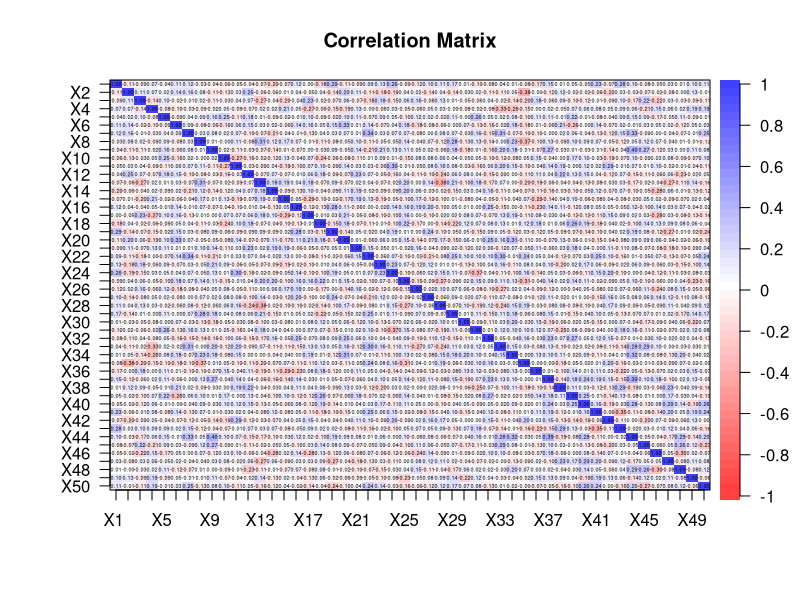
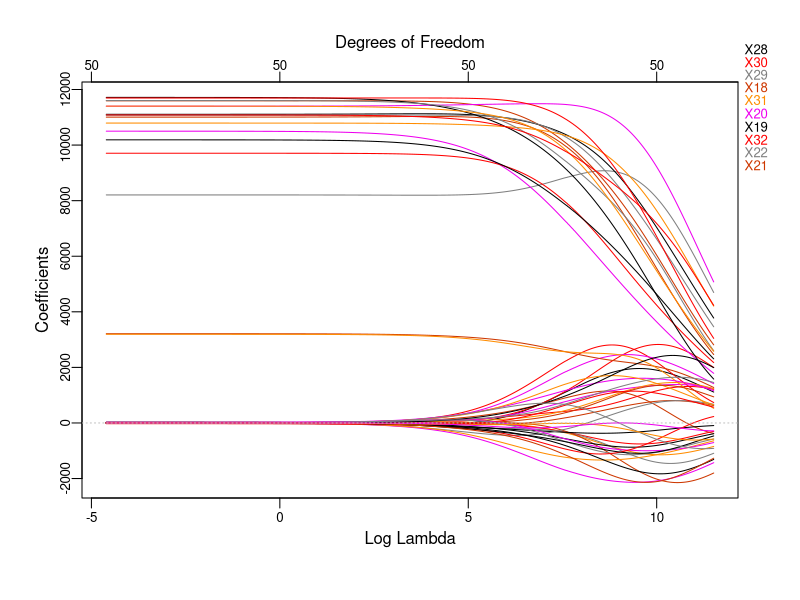
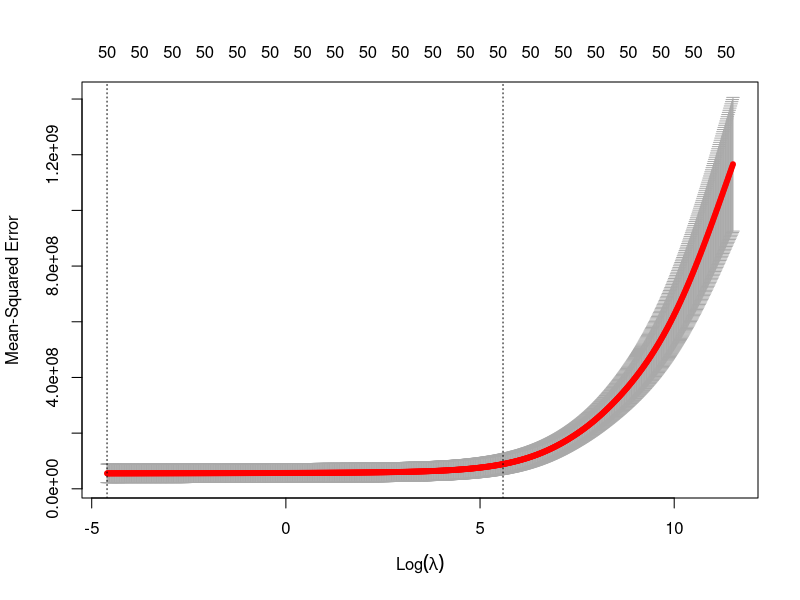
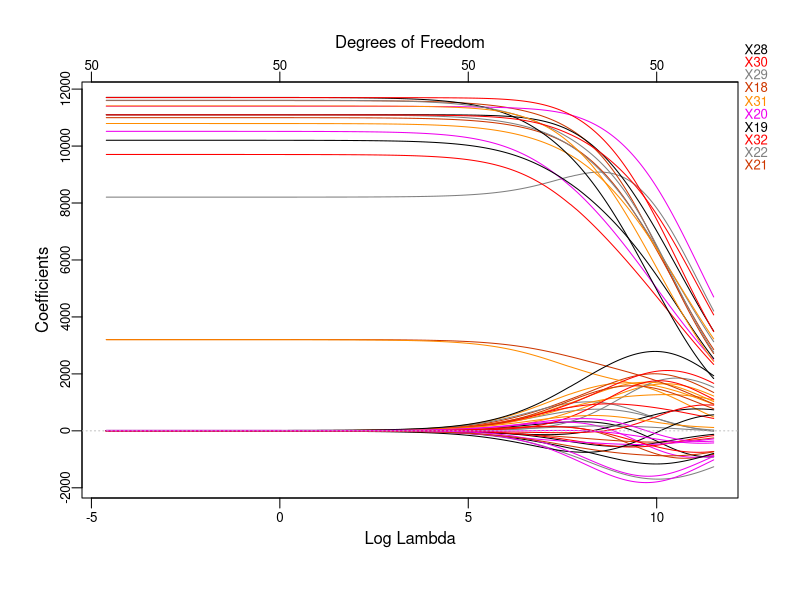
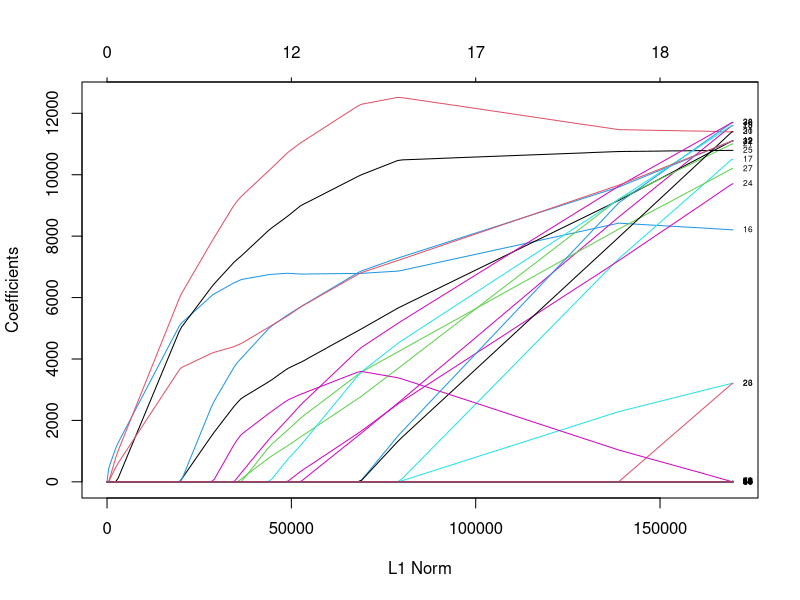
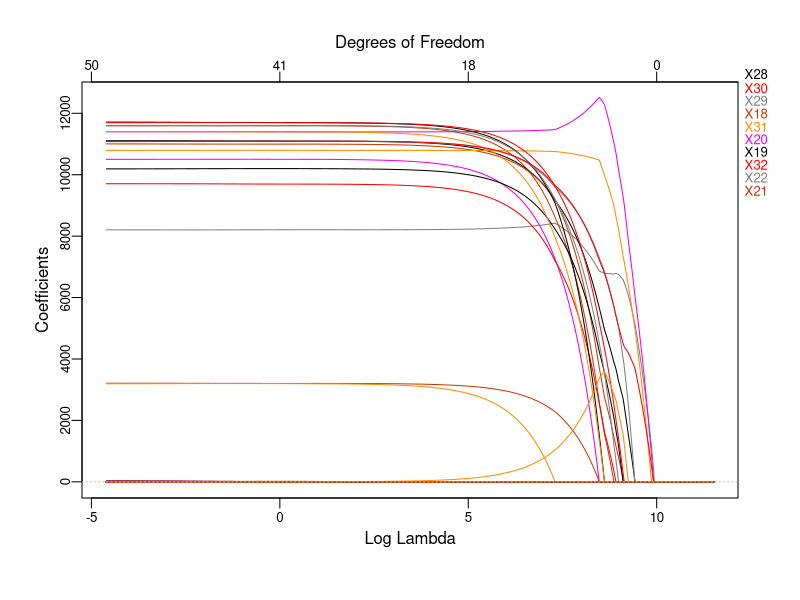
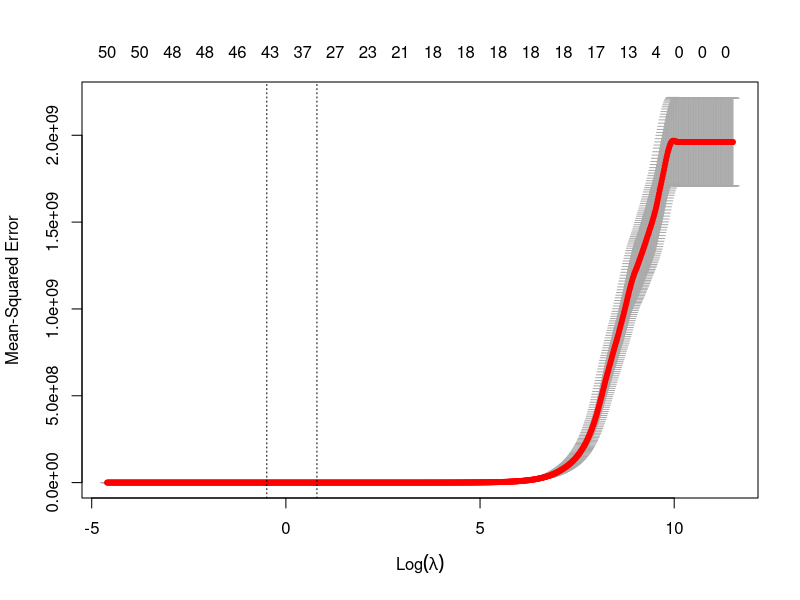
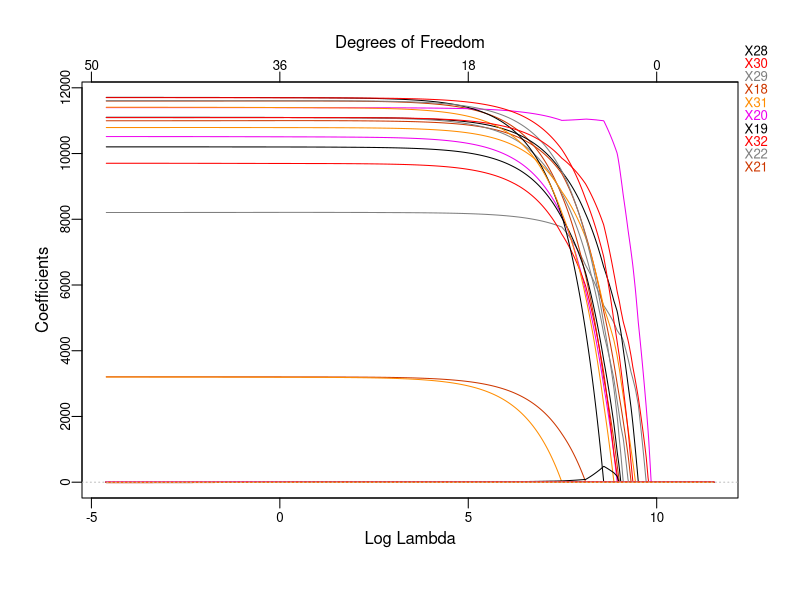

Write the R code that produced these figures, in order.
####################################################
####################### Setup ######################
####################################################
library(glmnet)   # Load the "glmnet" package
library(plotmo)   # Load the "plotmo" package
library(corrplot) # Load the "corrplot" package
library(psych)    # Load the "psych" package
library(leaps)    # Load the "leaps" package for BSS and stepwise
library(car)      # Load the "car" package for Variance Inflation Factor (VIF) calculation

# Load the dataset
data <- read.csv("RegressionDataset_DA_group1.csv", header = T, na.strings = "?")

head(data)
data <- na.omit(data) # Remove rows with missing values

set.seed(2023)        # Use a fixed seed for reproducibility of the experiment

# Save "Y" values in "y" and all values except for "Y" in "x"
x <- model.matrix(Y ~ ., data)[, -1] # Save all values except for "Y"
y <- data$Y # Save "Y" values

train <- sample(1:nrow(x), 0.8 * nrow(x)) # Sample 80% of the data for training set
test <- (-train)  # The remaining data will be the test set
y.test <- y[test] # Save test set "Y" values

# Parameters
n <- nrow(data[train, ]) # Number of observations in the training set
p <- ncol(x[train, ])    # Number of regressors

results <- list(mse = c(), coef = c(c()),name = c())

####################################################
############### Preliminary analysis ###############
####################################################

############### Correlation Matrix #################
dev.new()
corData <- round(cor(x), digits = 2) # Calculate the correlation matrix of x and round the values to 2 decimal places
# Uncomment the next line to save the plot as a PDF file
# pdf(file="corr.pdf", width=26, height=15)
corPlot(corData, cex = 0.22, show.legend = TRUE, main = "Correlation Matrix") # Plot the correlation matrix with specified font size and display legend
# dev.off()

####################################################
################## Linear Model ####################
####################################################
lm.mod <- lm(Y ~ ., data = data[train, ]) # Fit a linear regression model to the data, using all variables in training set
summary(lm.mod) # Get the summary of the model
lm.predict <- predict(lm.mod, newdata = (data[test, ])) # Make predictions using the model on the test data
lm.coef <- coef(lm.mod) # Get the coefficients of the model

####################### Test ######################
lm.mse <- mean((lm.predict - y[test])^2) # Calculate the mean squared error between the predicted values and the actual values in the test data
lm.mse # Display the mean squared error

results$mse <- c(results$mse, lm.mse)
results$coef <- c(results$coef, "lm.coef")
results$name <- c(results$name, "Linear Model")

####################################################
###################### BSS #########################
####################################################
# The following code performs BSS, which is computationally inefficient, however, since it both has a p
# approximately greater than 30 
# full.regfit <- regsubsets(Y ~ ., nvmax = variables_selected, data = data[train, ], really.big = T)
# summary(full.regfit)

####################################################
################### Stepwise #######################
####################################################
# The following code performs forward, backward, and hybrid selection on the training data 
# using the 'regsubsets' function from the 'leaps' package. 
# The function returns the best subset of predictors for each method of selection.
# The performance of each method is evaluated by computing the mean squared error (MSE) 
# between the predicted values and the actual values of the response variable on the test data.
# Finally, the coefficients of the best models are rounded to the nearest 100 and converted to UTF-8 format.

################# Forward selection ################
fwd.regfit <- regsubsets(Y ~ ., data = data[train, ], nvmax = p, method = "forward") # Forward selection on the training data
summary(fwd.regfit) # Summary of the results of forward selection

################# Backward selection ################
bwd.regfit <- regsubsets(Y ~ ., data = data[train, ], nvmax = p, method = "backward") # Backward selection on the training data
summary(bwd.regfit) # Summary of the results of forward selection

################# Hybrid selection ################
hyb.regfit <- regsubsets(Y ~ ., data = data[train, ], nvmax = p, method = "seqrep") # Hybrid selection on the training data
summary(hyb.regfit) # Summary of the results of forward selection

####################### Test ######################
test.mat <- model.matrix(Y ~ ., data = data[test, ]) #Model matrix for the test data

############ Test on backward selection ############
# The following lines evaluate the performance of the best model obtained from backward selection
val.errors <- rep(NA, p) # Creates a vector of NA values with length 'p' to store the MSE values for each model

for (i in 1:p) {
  coefi <- coef(bwd.regfit, id = i)           # Extracts the coefficients for the i-th model obtained from backward selection
  pred <- test.mat[, names(coefi)] %*% coefi  # Computes the predicted values for the response variable
  val.errors[i] <- mean((y[test] - pred)^2)   # Computes the MSE for the i-th model and stores it in the 'val.errors' vector
}

min <- which.min(val.errors) # Index of the minimum MSE value
bwd.mse <- val.errors[min]   # Stores the minimum MSE value in 'bwd.mse'
bwd.coef <- coef(bwd.regfit, min) # Extracts the coefficients for the best model obtained from backward selection

results$mse <- c(results$mse, bwd.mse)
results$coef <- c(results$coef, "bwd.coef")
results$name <- c(results$name, "Backward Stepwise")

########### Test on forward selection ###########
# The following lines evaluate the performance of the best model obtained from forward selection
val.errors <- rep(NA, p) # Creates a vector of NA values with length 'p' to store the MSE values for each model

for (i in 1:p) {
  coefi <- coef(fwd.regfit, id = i)           # Extracts the coefficients for the i-th model obtained from forward selection
  pred <- test.mat[, names(coefi)] %*% coefi  # Computes the predicted values for the response variable
  val.errors[i] <- mean((y[test] - pred)^2)   # Computes the MSE for the i-th model and stores it in the 'val.errors' vector
}

min <- which.min(val.errors) # Index of the minimum MSE value
fwd.mse <- val.errors[min]   # Stores the minimum MSE value in 'fwd.mse'
fwd.coef <- coef(fwd.regfit, which.min(val.errors)) # Extracts the coefficients for the best model obtained from forward selection

results$mse <- c(results$mse, fwd.mse)
results$coef <- c(results$coef, "fwd.coef")
results$name <- c(results$name, "Forward Stepwise")

############ Test on hybrid selection ############
# The following lines evaluate the performance of the best model obtained from hybrid selection
val.errors <- rep(NA, p) # Creates a vector of NA values with length 'p' to store the MSE values for each model

for (i in 1:p) {
  coefi <- coef(hyb.regfit, id = i)           # Extracts the coefficients for the i-th model obtained from hybrid selection
  pred <- test.mat[, names(coefi)] %*% coefi  # Computes the predicted values for the response variable
  val.errors[i] <- mean((y[test] - pred)^2)   # Computes the MSE for the i-th model and stores it in the 'val.errors' vector
}

# The best model is the one that contains which.min(val.errors) (ten in the book) variables.
min <- which.min(val.errors) # Index of the minimum MSE value
hyb.mse <- val.errors[min] # Stores the minimum MSE value in 'hyb.mse'
hyb.coef <- coef(hyb.regfit, which.min(val.errors)) # Extracts the coefficients for the best model obtained from hybrid selection

results$mse <- c(results$mse, hyb.mse)
results$coef <- c(results$coef, "hyb.coef")
results$name <- c(results$name, "Hybrid Stepwise")

####################################################
###################### Ridge #######################
####################################################
grid <- 10^seq(5, -2, length = 1000) # Define a sequence of 1000 numbers logarithmically spaced between 10^5 and 10^-2

# Use the argument alpha = 0 to perform ridge
ridge.mod <- glmnet(x[train, ], y[train], alpha = 0, lambda = grid) # Fit a ridge regression model with alpha=0 and the grid of lambda values defined earlier

dev.new()
plot_glmnet(ridge.mod, xvar = "lambda") # Plot the ridge regression model, with x-axis as log lambda

# Perform 10-fold cross-validation to determine the best lambda value for the ridge model
cv.out <- cv.glmnet(x[train, ], y[train], alpha = 0, lambda = grid)

dev.new()
plot(cv.out) # Plot the cross-validation results

bestlam <- cv.out$lambda.min # Get the best lambda value from cross-validation

ridge.pred <- predict(ridge.mod, s = bestlam, newx = x[test, ]) # Calculate the predictions using the best lambda value
ridge.mse <- mean((ridge.pred - y[test])^2) # Calculate the mean squared error of the predictions on test set
ridge.mse # Print the mean squared error

ridge.out <- glmnet(x, y, alpha = 0, lambda = grid) # Fit the ridge regression model to the entire data set
ridge.coef <- predict(ridge.out, type = "coefficients", s = bestlam)[1:p + 1, ] # Get the coefficients for the best lambda value
ridge.coef # Print the coefficients

dev.new()
plot_glmnet(ridge.out, xvar = "lambda") # Plot the ridge regression model for the entire data set

results$mse <- c(results$mse, ridge.mse)
results$coef <- c(results$coef, "ridge.coef")
results$name <- c(results$name, "Ridge")

####################################################
###################### LASSO #######################
####################################################
grid <- 10^seq(5, -2, length = 1000) # Define a sequence of 1000 numbers logarithmically spaced between 10^5 and 10^-2

# use the argument alpha = 1 to perform lasso
lasso.mod <- glmnet(x[train, ], y[train], alpha = 1, lambda = grid) # Fit a lasso regression model with alpha=1 and the grid of lambda values defined earlier

dev.new()
plot(lasso.mod, label = T) # Plot the model fit to the training data as a function of L1 norm

dev.new()
plot_glmnet(lasso.mod, xvar = "lambda") # Plot the model fit to the training data as a function of log lambda using plot_glmnet() function

# Perform 10-fold cross-validation to determine the best lambda value for the lasso model
cv.out <- cv.glmnet(x[train, ], y[train], alpha = 1, lambda = grid)

dev.new()
plot(cv.out) # Plot the cross-validation results

bestlam <- cv.out$lambda.1se # Determine the best lambda value based on the cross-validation results, we choose the 1se to select
                             # the most parsimonious model with low error 
# bestlam <- cv.out$lambda.min # If you want the minimum only based on MSE

lasso.pred <- predict(lasso.mod, s = bestlam, newx = x[test, ]) # Use the best lambda value to make predictions on the test data
lasso.mse <- mean((lasso.pred - y[test])^2) # Calculate the mean squared error of the predictions on the test data
lasso.mse # Print the mean squared error

lasso.out <- glmnet(x, y, alpha = 1, lambda = grid) # Fit the lasso model to the entire data set
lasso.coef <- predict(lasso.out, type = "coefficients", s = bestlam)[1:p + 1, ] # Extract coefficients
lasso.coef # Print the coefficient values
lasso.coef[lasso.coef != 0] # Print the non-zero coefficient values
cat("Number of coefficients equal to 0:", sum(lasso.coef == 0), "\n") # Print the number of coefficients equal to 0

dev.new()
plot_glmnet(lasso.out, xvar = "lambda") # Plot the lasso model fit to the entire data set as a function of log lambda using plot_glmnet() function

results$mse <- c(results$mse, lasso.mse)
results$coef <- c(results$coef, "lasso.coef")
results$name <- c(results$name, "Lasso")

####################################################
################### Elastic Net ####################
####################################################
enet.mod <- glmnet(x[train, ], y[train], alpha = 0.1, lambda = grid) # Fit the Elastic Net Model with an alpha value of 0.1
enet.pred <- predict(enet.mod, s = 0.1, newx = x[test, ]) # Predict using the fitted model and a lambda value of 0.1
min <- mean((enet.pred - y.test)^2) # Calculate the mean squared error
def.alp <- 0 # Initialize default alpha value

# Loop through different alpha values from 0.5 to 0.9 with a step of 0.05
# This loop is more towards the lasso side since it's not recommended to apply ridge for highly uncorrelated data
for (alp in seq(0.5, 0.9, by = 0.05)) {
  enet.mod <- glmnet(x[train, ], y[train], alpha = alp, lambda = grid) # Fit the Elastic Net Model with the current alpha value
  cv.out <- cv.glmnet(x[train, ], y[train], alpha = alp, lambda = grid) # Perform cross-validation to find the best lambda value
  enet.bestlam <- cv.out$lambda.min # Get the best lambda value
  
  enet.pred <- predict(enet.mod, s = enet.bestlam, newx = x[test, ]) # Predict using the fitted model and the best lambda value
  enet.mse <- mean((enet.pred - y.test)^2) # Calculate the mean squared error
  
  # If the current mean squared error is lower than the minimum mean squared error, update the minimum and default alpha value
  if (enet.mse < min) {
    min <- enet.mse
    def.alp <- alp
  }
}

# Fit the Elastic Net Model with the best default alpha value
enet.mod <- glmnet(x[train, ], y[train], alpha = def.alp, lambda = grid)
# Plot the fitted model
dev.new()
plot(enet.mod, label = T)
dev.new()
plot(enet.mod, label = T, xvar = "lambda")
plot_glmnet(enet.mod, xvar = "lambda")

cv.out <- cv.glmnet(x[train, ], y[train], alpha = def.alp, lambda = grid) # Perform cross-validation

# Plot the cross-validation results
dev.new()
plot(cv.out)

enet.bestlam <- cv.out$lambda.min # Get the best lambda value

enet.pred <- predict(enet.mod, s = enet.bestlam, newx = x[test, ]) # Predict using the fitted model and the best lambda value
enet.mse <- mean((enet.pred - y.test)^2) # Calculate the mean squared error

enet.coef <- predict(enet.mod, type = "coefficients", s = enet.bestlam)[1:p+1, ] # Get the coefficients for the fitted model with the best lambda value

results$mse <- c(results$mse, enet.mse)
results$coef <- c(results$coef, "enet.coef")
results$name <- c(results$name, "ElasticNet")

####################################################
################# Final Analysis ###################
####################################################

results.mse <- min(results$mse)
index <- which(results$mse == results.mse)
results.name <- results$name[index]
results.coef <- get(results$coef[index])
print(paste("The model with minimum MSE is:",results.name))
print(paste("The MSE is:",results.mse))
print("The significant regressors are:");results.coef
predictors <- round(results.coef / 100, digits = 0) # Round the values in bwd.coef and divide by 100, with 0 decimal places
print(paste("The word is:",intToUtf8(predictors))) # Convert the values in bwd.predictors to UTF-8 encoded integers
